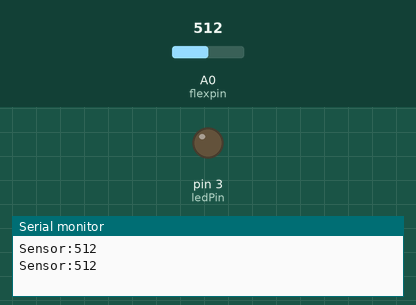
A sketch run on a simulated Arduino Uno, built with avr-gcc and run on an emulated ATmega328P. Parts: output pins drawn as LEDs (lit = HIGH), the last lines printed to the serial monitor. The inputs (shaded band) are chosen by the test bench; at power-on: A0 (flexpin) = 512.

Above: at 1.8 s.
1.9 s: A0 (flexpin) set to 872
3.4 s: A0 (flexpin) set to 904
At 4.7 s:
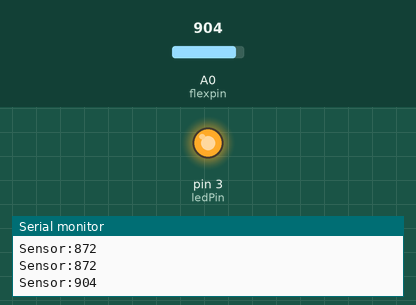
5.5 s: A0 (flexpin) set to 880
At 7.2 s:
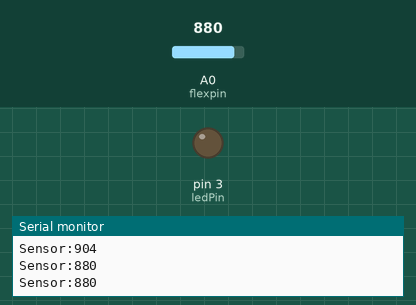
7.5 s: A0 (flexpin) set to 900
At 9.0 s:
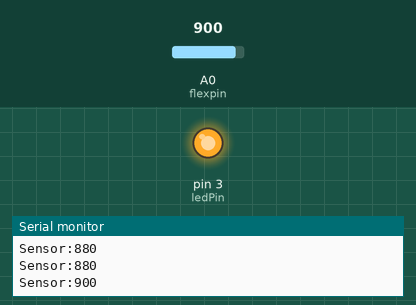
Timing chart, 0 to 10.5 s (numbered marks = the images above; inputs shaded):
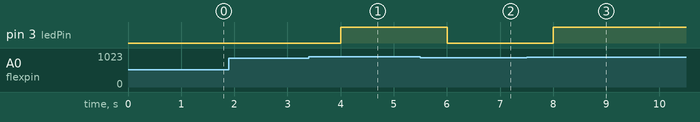

The sketch:

10-Interfacing_Flex_sensor_with_arduino.ino
```cpp
const int ledPin = 3;
const int flexpin = A0;
int value;

void setup() {
  pinMode(ledPin,OUTPUT);
  Serial.begin(9600);
}

void loop() {
  int flexValue;
  flexValue = analogRead(flexpin);
  Serial.print("Sensor:");
  Serial.println(flexValue);
  if(flexValue>890)
    digitalWrite(ledPin,HIGH);
  else
    digitalWrite(ledPin,LOW);
  delay(1000);
}
```

Measured:
- the behaviour switches between 890 and 891 on A0 (flexpin) (found by bisection; images 0 and 1)
- after the input at 3.4 s, pin 3 (ledPin): LOW → HIGH after 0.60 s
- after the input at 5.5 s, pin 3 (ledPin): HIGH → LOW after 0.50 s
- after the input at 7.5 s, pin 3 (ledPin): LOW → HIGH after 0.50 s
